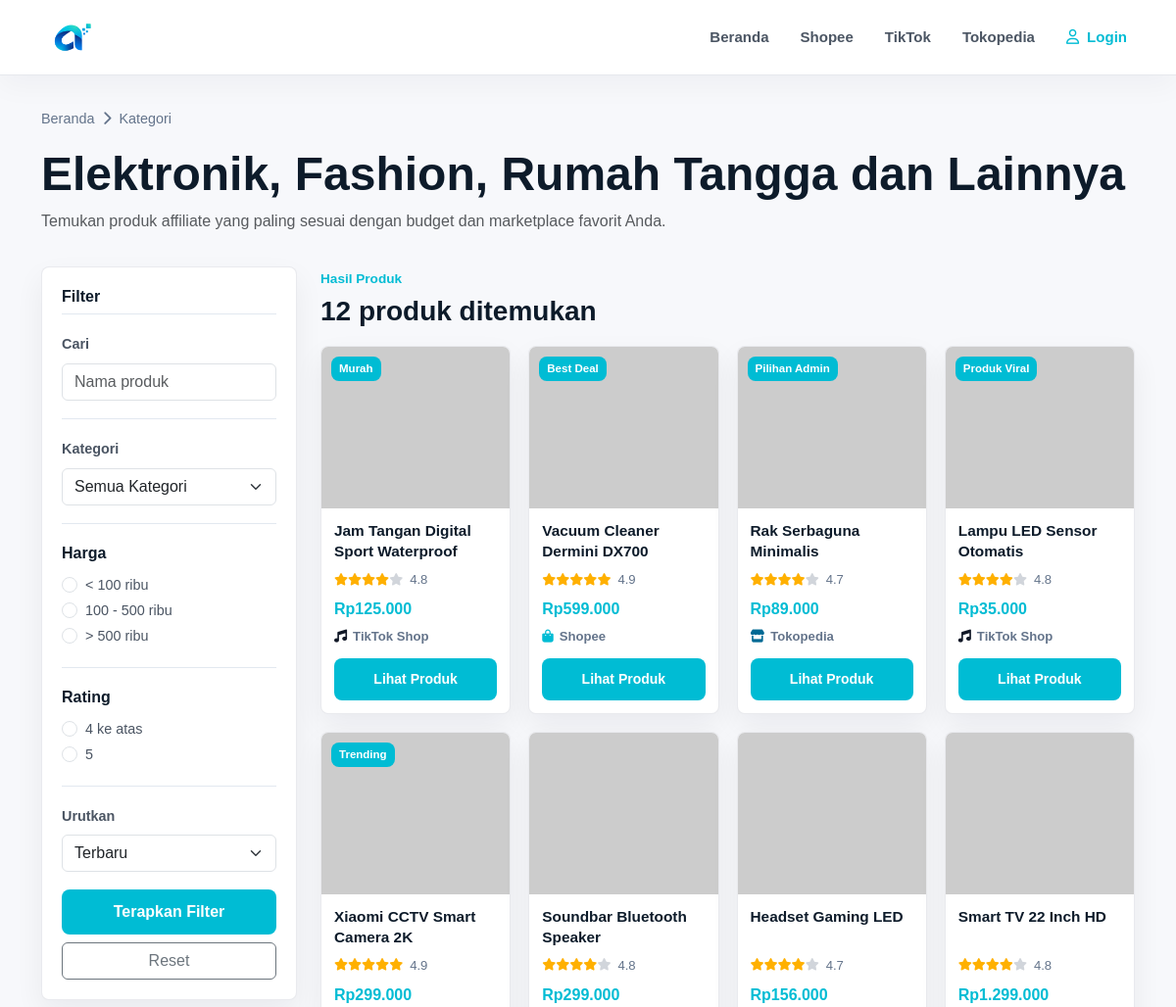
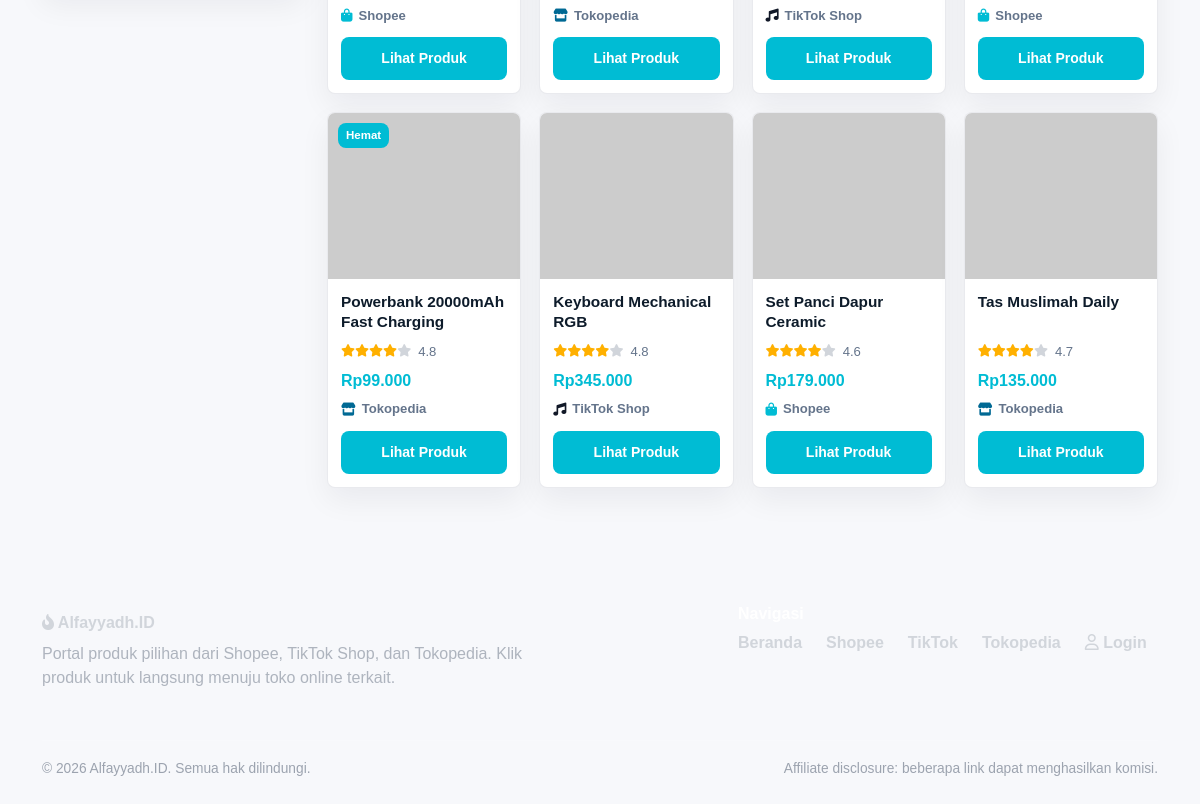
The page /kategori.php on the database its author committed (2 pictures, top to bottom).
### tables this page shows
CREATE TABLE products (
    id INT AUTO_INCREMENT PRIMARY KEY,
    nama_produk VARCHAR(180) NOT NULL,
    kategori_id INT NULL,
    deskripsi TEXT NOT NULL,
    harga INT NOT NULL DEFAULT 0,
    gambar VARCHAR(255) NULL,
    rating DECIMAL(2,1) NOT NULL DEFAULT 0,
    review_count INT NOT NULL DEFAULT 0,
    marketplace VARCHAR(100) NOT NULL,
    link_affiliate VARCHAR(255) NOT NULL,
    status ENUM('aktif', 'draft') NOT NULL DEFAULT 'aktif',
    is_trending TINYINT(1) NOT NULL DEFAULT 0,
    is_viral TINYINT(1) NOT NULL DEFAULT 0,
    badge VARCHAR(60) NULL,
    spesifikasi TEXT NULL,
    kelebihan TEXT NULL,
    kekurangan TEXT NULL,
    created_at DATETIME NOT NULL DEFAULT CURRENT_TIMESTAMP,
    CONSTRAINT fk_products_category FOREIGN KEY (kategori_id) REFERENCES categories(id) ON DELETE SET NULL
);

### includes/config.php (called while the page is built, shortened)
<?php
function app_url($path = '') {
    return BASE_URL . ltrim($path, '/');
}

### includes/db.php (called while the page is built)
<?php
require_once __DIR__ . '/config.php';
function db()
{
    static $pdo = null;
    if ($pdo instanceof PDO) {
        return $pdo;
    }
    $dsn = 'mysql:host=' . DB_HOST . ';dbname=' . DB_NAME . ';charset=' . DB_CHARSET;
    try {
        $pdo = new PDO($dsn, DB_USER, DB_PASS, [
            PDO::ATTR_ERRMODE => PDO::ERRMODE_EXCEPTION,
            PDO::ATTR_DEFAULT_FETCH_MODE => PDO::FETCH_ASSOC,
            PDO::ATTR_EMULATE_PREPARES => false,
        ]);
    } catch (PDOException $exception) {
        http_response_code(500);
        echo '<!doctype html><html lang="id"><head><meta charset="utf-8">';
        echo '<title>Koneksi database gagal</title>';
        echo '<link href="https://cdn.jsdelivr.net/npm/bootstrap@5.3.3/dist/css/bootstrap.min.css" rel="stylesheet">';
        echo '</head><body class="bg-light"><main class="container py-5">';
        echo '<div class="alert alert-danger shadow-sm"><h1 class="h4">Koneksi database gagal</h1>';
        echo '<p>Pastikan database <strong>alfayyadh_db</strong> sudah dibuat dan file SQL sudah di-import melalui phpMyAdmin.</p>';
        echo '<p class="mb-0 small text-muted">Detail: ' . htmlspecialchars($exception->getMessage(), ENT_QUOTES, 'UTF-8') . '</p></div>';
        echo '</main></body></html>';
        exit;
    }
    return $pdo;
}

### includes/functions.php (the view, shortened to what this page needs)
<?php
require_once __DIR__ . '/db.php';
function e($value)
{
    return htmlspecialchars((string) $value, ENT_QUOTES, 'UTF-8');
}
function rupiah($number)
{
    return 'Rp' . number_format((float) $number, 0, ',', '.');
}
function fetch_all($sql, $params = [])
{
    $stmt = db()->prepare($sql);
    $stmt->execute($params);
    return $stmt->fetchAll();
}
function rating_stars($rating)
{
    $rating = (float) $rating;
    $html = '';
    for ($i = 1; $i <= 5; $i++) {
        $html .= '<i class="fa-solid fa-star' . ($rating + 0.1 < $i ? ' muted-star' : '') . '"></i>';
    }
    return $html;
}
function marketplace_icon($name)
{
    $name = strtolower((string) $name);
    if (strpos($name, 'shopee') !== false) {
        return 'fa-bag-shopping';
    }
    if (strpos($name, 'tokopedia') !== false) {
        return 'fa-store';
    }
    if (strpos($name, 'tiktok') !== false) {
        return 'fa-music';
    }
    return 'fa-cart-shopping';
}
function marketplace_class($name)
{
    $name = strtolower((string) $name);
    if (strpos($name, 'shopee') !== false) {
        return 'market-shopee';
    }
    if (strpos($name, 'tokopedia') !== false) {
        return 'market-tokopedia';
    }
    if (strpos($name, 'tiktok') !== false) {
        return 'market-tiktok';
    }
    return 'market-default';
}
function get_categories()
{
    return fetch_all('SELECT * FROM categories ORDER BY nama_kategori ASC');
}
function product_image($src)
{
    if ($src) {
        if (preg_match('/^https?:\/\//i', $src) || strpos($src, '/') === 0) {
            return $src;
        }
        return app_url($src);
    }
    return 'https://placehold.co/640x640/f5f7fb/111827?text=Alfayyadh.ID';
}
function render_product_card($product, $extraClass = '')
{
    $productUrl = app_url('redirect.php?product_id=' . (int) $product['id']);
    $marketClass = marketplace_class($product['marketplace']);
    ?>
    <article class="product-card <?= e($extraClass) ?>">
        <a class="product-image-link" href="<?= e($productUrl) ?>" target="_blank" rel="nofollow sponsored noopener" aria-label="Lihat <?= e($product['nama_produk']) ?> di <?= e($product['marketplace']) ?>">
            <img src="<?= e(product_image($product['gambar'])) ?>" alt="<?= e($product['nama_produk']) ?>" loading="lazy">
        </a>
        <?php if (!empty($product['badge'])) : ?>
            <span class="product-badge"><?= e($product['badge']) ?></span>
        <?php endif; ?>
        <div class="product-body">
            <h3><a href="<?= e($productUrl) ?>" target="_blank" rel="nofollow sponsored noopener"><?= e($product['nama_produk']) ?></a></h3>
            <div class="rating-line">
                <span class="stars"><?= rating_stars($product['rating']) ?></span>
                <span><?= e($product['rating']) ?></span>
            </div>
            <div class="product-price"><?= rupiah($product['harga']) ?></div>
            <div class="market-row <?= e($marketClass) ?>">
                <i class="fa-solid <?= e(marketplace_icon($product['marketplace'])) ?>"></i>
                <span><?= e($product['marketplace']) ?></span>
            </div>
            <a href="<?= e($productUrl) ?>" class="btn btn-sm btn-affiliate w-100" target="_blank" rel="nofollow sponsored noopener">Lihat Produk</a>
        </div>
    </article>
    <?php
    return ob_get_clean();
}

### kategori.php (shortened to what this page needs)
<?php
require_once __DIR__ . '/includes/functions.php';
$q = isset($_GET['q']) ? trim($_GET['q']) : '';
$harga = isset($_GET['harga']) ? $_GET['harga'] : '';
$rating = isset($_GET['rating']) ? (float) $_GET['rating'] : 0;
$sort = isset($_GET['sort']) ? $_GET['sort'] : 'terbaru';
$where = ['p.status = "aktif"'];
$params = [];
$orderBy = 'p.created_at DESC';
$products = fetch_all(
    'SELECT p.*, c.nama_kategori
     FROM products p
     LEFT JOIN categories c ON c.id = p.kategori_id
     WHERE ' . implode(' AND ', $where) . '
     ORDER BY ' . $orderBy,
    $params
);
$categories = get_categories();
$resetUrl = app_url('kategori.php');
require_once __DIR__ . '/includes/header.php';
?>
<section class="page-hero">
    <div class="container">
        <div class="breadcrumb-lite mb-3">Beranda <i class="fa-solid fa-chevron-right mx-1"></i> Kategori</div>
        <h1>Elektronik, Fashion, Rumah Tangga dan Lainnya</h1>
        <p class="text-muted">Temukan produk affiliate yang paling sesuai dengan budget dan marketplace favorit Anda.</p>
    </div>
</section>
<section class="section-block pt-2">
    <div class="container">
        <div class="row g-4">
            <aside class="col-lg-3">
                <form class="filter-panel" method="get" action="<?= e(app_url('kategori.php')) ?>">
                    <h2>Filter</h2>
                    <div class="filter-group">
                        <label class="form-label fw-bold" for="filter-q">Cari</label>
                        <input id="filter-q" class="form-control" type="search" name="q" value="<?= e($q) ?>" placeholder="Nama produk">
                    </div>
                    <div class="filter-group">
                        <label class="form-label fw-bold" for="filter-cat">Kategori</label>
                        <select id="filter-cat" name="cat" class="form-select">
                            <option value="0">Semua Kategori</option>
                        </select>
                    </div>
                    <div class="filter-group">
                        <p class="fw-bold mb-2">Harga</p>
                        <?php
                        $priceOptions = [
                            'lt100' => '< 100 ribu',
                            '100to500' => '100 - 500 ribu',
                            'gt500' => '> 500 ribu',
                        ];
                        foreach ($priceOptions as $value => $label) :
                        ?>
                            <div class="form-check">
                                <input class="form-check-input" type="radio" name="harga" value="<?= e($value) ?>" id="harga-<?= e($value) ?>" <?= $harga === $value ? 'checked' : '' ?>>
                                <label class="form-check-label" for="harga-<?= e($value) ?>"><?= e($label) ?></label>
                            </div>
                        <?php endforeach; ?>
                    </div>
                    <div class="filter-group">
                        <p class="fw-bold mb-2">Rating</p>
                        <div class="form-check">
                            <input class="form-check-input" type="radio" name="rating" value="4" id="rating4" <?= $rating === 4.0 ? 'checked' : '' ?>>
                            <label class="form-check-label" for="rating4">4 ke atas</label>
                        </div>
                        <div class="form-check">
                            <input class="form-check-input" type="radio" name="rating" value="5" id="rating5" <?= $rating === 5.0 ? 'checked' : '' ?>>
                            <label class="form-check-label" for="rating5">5</label>
                        </div>
                    </div>
                    <div class="filter-group">
                        <label class="form-label fw-bold" for="sort">Urutkan</label>
                        <select id="sort" name="sort" class="form-select">
                            <option value="terbaru" <?= $sort === 'terbaru' ? 'selected' : '' ?>>Terbaru</option>
                        </select>
                    </div>
                    <button class="btn btn-affiliate w-100" type="submit">Terapkan Filter</button>
                    <a class="btn btn-outline-secondary w-100 mt-2" href="<?= e($resetUrl) ?>">Reset</a>
                </form>
            </aside>
            <div class="col-lg-9">
                <div class="section-heading">
                    <div>
                        <span class="section-kicker">Hasil Produk</span>
                        <h2><?= count($products) ?> produk ditemukan</h2>
                    </div>
                </div>
                <?php if (!$products) : ?>
                    <div class="detail-panel text-center py-5">
                        <h2 class="h4">Belum ada produk</h2>
                        <p class="text-muted">Coba ubah filter atau kata kunci pencarian.</p>
                    </div>
                <?php else : ?>
                    <div class="product-grid">
                        <?php foreach ($products as $product) : ?>
                            <?= render_product_card($product) ?>
                        <?php endforeach; ?>
                    </div>
                <?php endif; ?>
            </div>
        </div>
    </div>
</section>
<?php require_once __DIR__ . '/includes/footer.php'; ?>

### rows shown on the page
products: badge "Murah", nama_produk "Jam Tangan Digital Sport Waterproof", rating "4.8", harga "Rp125.000", marketplace "TikTok Shop"
products: badge "Best Deal", nama_produk "Vacuum Cleaner Dermini DX700", rating "4.9", harga "Rp599.000", marketplace "Shopee"
products: badge "Pilihan Admin", nama_produk "Rak Serbaguna Minimalis", rating "4.7", harga "Rp89.000", marketplace "Tokopedia"
products: badge "Produk Viral", nama_produk "Lampu LED Sensor Otomatis", rating "4.8", harga "Rp35.000", marketplace "TikTok Shop"
products: badge "Trending", nama_produk "Xiaomi CCTV Smart Camera 2K", rating "4.9", harga "Rp299.000", marketplace "Shopee"
products: nama_produk "Soundbar Bluetooth Speaker", rating "4.8", harga "Rp299.000", marketplace "Tokopedia"
products: nama_produk "Headset Gaming LED", rating "4.7", harga "Rp156.000", marketplace "TikTok Shop"
products: nama_produk "Smart TV 22 Inch HD", rating "4.8", harga "Rp1.299.000", marketplace "Shopee"
products: badge "Hemat", nama_produk "Powerbank 20000mAh Fast Charging", rating "4.8", harga "Rp99.000", marketplace "Tokopedia"
products: nama_produk "Keyboard Mechanical RGB", rating "4.8", harga "Rp345.000", marketplace "TikTok Shop"
products: nama_produk "Set Panci Dapur Ceramic", rating "4.6", harga "Rp179.000", marketplace "Shopee"
products: nama_produk "Tas Muslimah Daily", rating "4.7", harga "Rp135.000", marketplace "Tokopedia"

### other values the page prints
$label "< 100 ribu"
$label "100 - 500 ribu"
$label "> 500 ribu"
count($products) "12"
